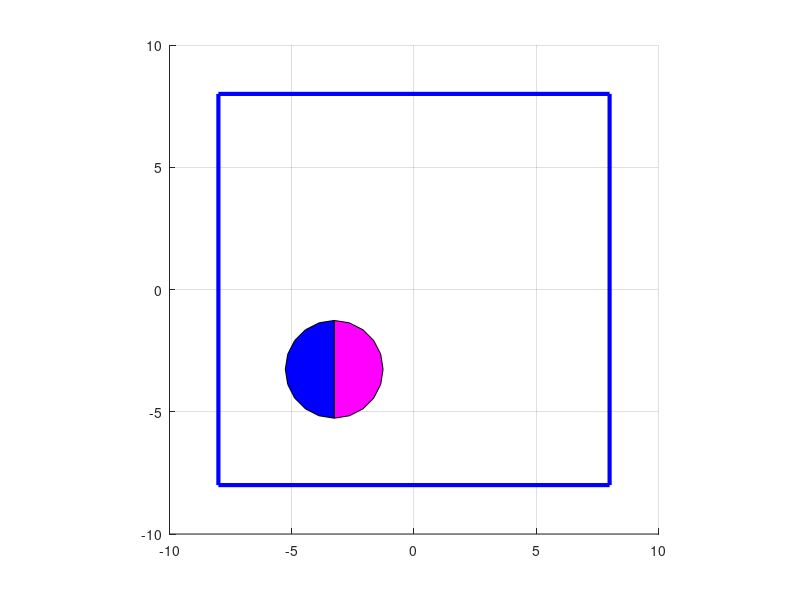

MATLAB code to generate this figure:
% Rotating polygon moves in the square.
% If the polygon hits the side of the square, it deforms and changes the direction of motion
function Povilas_Simanaitis_Individual_work41
    prepareScene();
    [x, y] = polygon(2);
    animate(x, y);
    clc,close all;
end

function prepareScene
    grid on;
    hold on;
    axis equal;
    axis([-10 10 -10 10 ]);
    rectangle('Position',[-8,-8,16,16],'LineWidth',3, 'EdgeColor','b');
end

function [x, y] = polygon(radius)
    da=radius*pi/20;
    ang=0:da:2*pi-da;
    x=2*sin(ang);
    y=2*cos(ang);
end

function animate(xpp, ypp)
   h1=[];
   h2=[];
   for t=0:0.1:60   
     [x, y] = calculaNewCircle(xpp, ypp, sin(t/6)*6, sin(t/6)*6, t);  
     [h1, h2] = reDrawCircle(h1,h2, x, y);
     pause(0.01); 
   end
end

function [x, y] = calculaNewCircle(x, y, dx, dy, t)
    [x, y] = transform(x,y, shift(dx, dy));
    [x, y] = transform(x,y, rotate(dx, dy, t*4));
    if(t > 10.75 && t < 13 || t > 47.75 && t < 50 ) 
        [x, y] = transform(x,y,scale(dx, dy, 0.185));
    end
    if ( t > 28.5 && t < 30.5 )
         [x, y] = transform(x,y,scale(dx, dy, -0.185));
    end  
end

function [h1, h2] = reDrawCircle(h1,h2, newX, newY)
    if ~isempty(h1), delete(h1);end  
    if ~isempty(h2), delete(h2);end
    [h1, h2] = drawCircle(newX, newY);
end

function [h1, h2] = drawCircle(xpp, ypp)
    h1=fill(xpp(1:11),ypp(1:11),'m');
    h2=fill(xpp([11:end,1]),ypp([11:end,1]),'b');
end

function [newX, newY] = transform(x,y,T)
    t = ones(1, length(x));
    A1=T*[x;y;t];
    newX=A1(1,:);
    newY=A1(2,:);
end

function T = shift(tx, ty)
    T = [1 0 tx;
         0 1 ty;
         0 0 1];
end

function T = rotate(tx, ty, d)
    betag=30*d;
    beta=betag*pi/180;
    T1=[1 0 -tx; 
        0 1 -ty;
        0 0  1];
    T2=[cos(beta), -sin(beta), 0;
        sin(beta) cos(beta)    0;
            0        0         1];
    T3=[1 0 tx; 
        0 1 ty;
        0 0  1];
    T=T3*T2*T1;
end

function T = scale(px, py, s)
    sx = px * s;
    sy = py * s;
    T=[sx  0  px*(1-sx);
        0 sy  py*(1-sy); 
        0  0  1  ];
end
